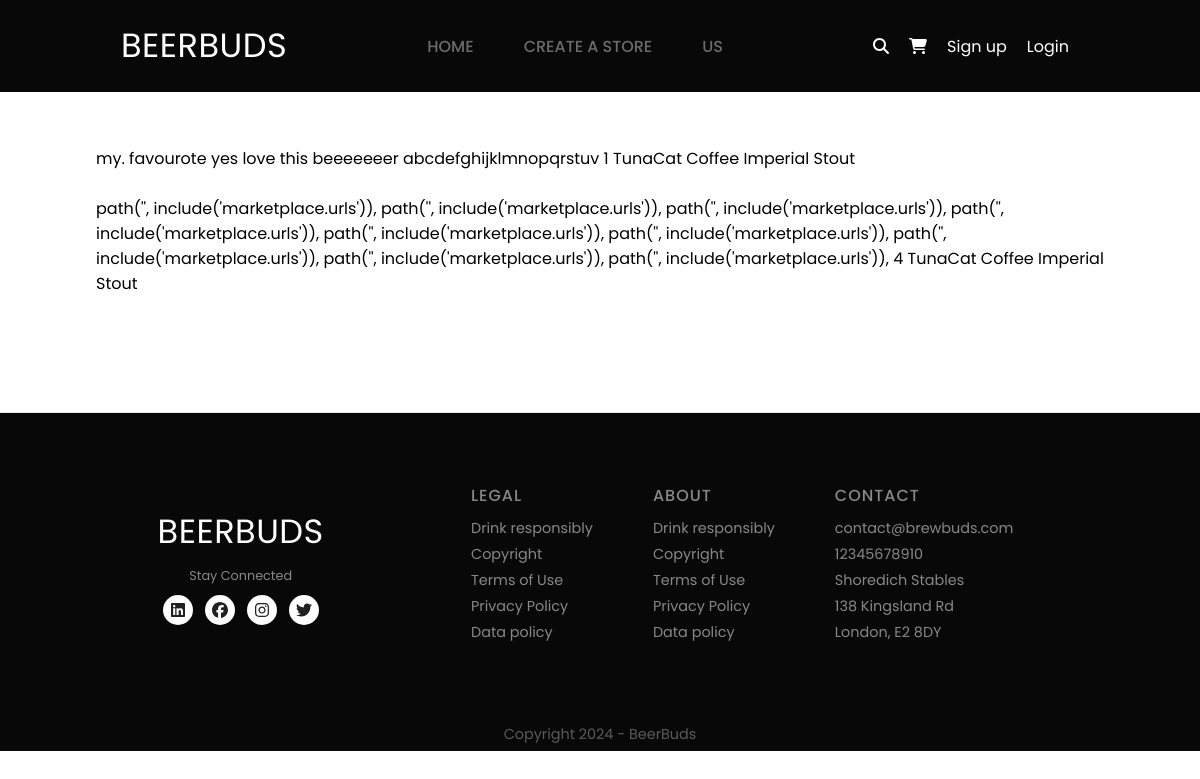
The app's page /16/beer_reviews_index/, older data.
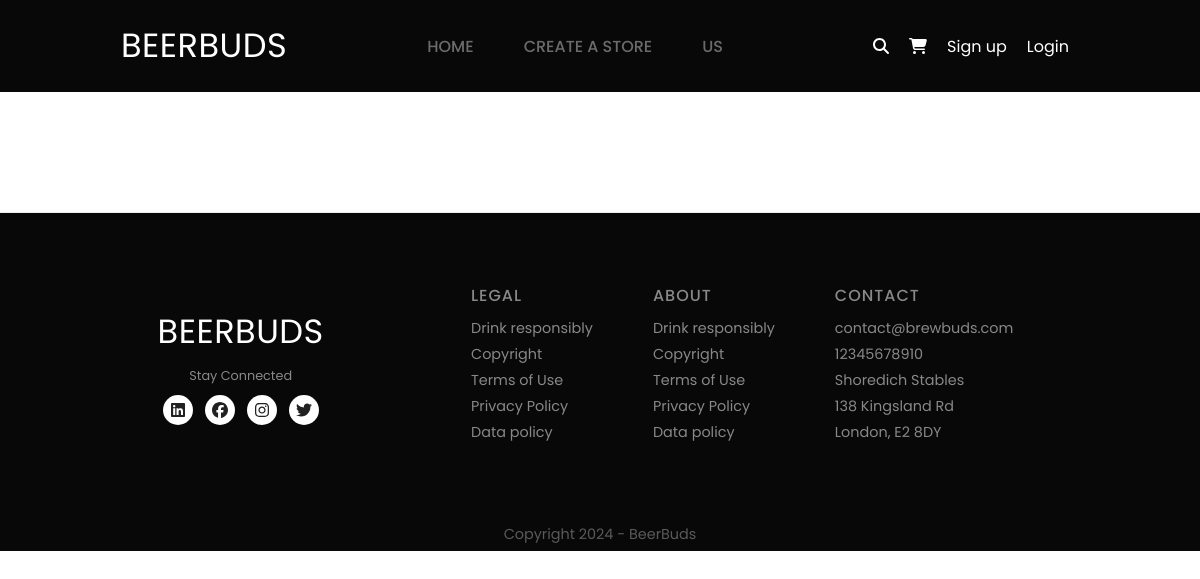
The same page, newer data.
### user_actions/models.py (models this page shows, shortened)
class Review(models.Model):
    profile_id = models.ForeignKey(Profile, related_name='user_review', on_delete=models.CASCADE)
    beer_id = models.ForeignKey(Beer, related_name='beer_review', on_delete=models.CASCADE)
    review_content = models.TextField(validators=[ MinLengthValidator(50, 'Please enter a description of at least 50 characters')])
    rating = models.IntegerField(blank=False, null=False)

### marketplace/models.py (models this page shows)
class Profile(models.Model):
    user_id = models.ForeignKey(User, related_name='user_profile', on_delete=models.CASCADE)
    address = models.CharField(max_length=350)
    def __str__(self):
        return self.user_id.username

class Beer(models.Model):
    name = models.CharField(max_length=255, blank=False, null=False)
    description = models.TextField(blank=False, validators=[ MinLengthValidator(50, 'Please enter a description of at least 50 characters')])
    stock_quantity = models.IntegerField(blank=False, null=False)
    price = models.DecimalField(blank=False, null=False, max_digits=6, decimal_places=2)
    store_id = models.ForeignKey(Store, related_name='beer_store', on_delete=models.CASCADE)
    beer_image = models.ImageField(upload_to='beer_images', blank=False, null=False)
    volume = models.DecimalField(max_digits=6, decimal_places=2)
    abv = models.DecimalField(max_digits=6, decimal_places=1)
    ingredients = models.TextField(validators=[ MinLengthValidator(50, 'Please enter a description of at least 50 characters')])
    def __str__(self):
        return self.name

### user_actions/views.py (the view)
# urls.py: path('<int:beer_id>/beer_reviews_index/', views.beer_reviews_index, name="beer_reviews_index"),
def beer_reviews_index(request,beer_id):
    reviews = Review.objects.filter(beer_id=beer_id)
    return render(request, 'user_actions/beer_reviews_index.html', {'beer_reviews': reviews})

### marketplace/context_processors.py (called while the page is built)
def has_store(request):
    if request.user.is_authenticated:
        return {'has_store': Store.objects.filter(user_id=request.user).exists()}
    return {'has_store': False}

### user_actions/templates/user_actions/beer_reviews_index.html (shortened to what this page needs)
{% extends "core/base.html"%}
{% block content %}
{% for review in beer_reviews %}
  <br></br>
  {{ review.review_content }}
  {{ review.rating }}
  {{ review.profile_id }}
  {{ review.beer_id }}
{% endfor %}
{% endblock %}

Row changes from the older to the newer data that the page shows:
removed Review: review_content "my. favourote yes love this beeeeeeer abcdefghijklmnopqrstuv", rating "1", profile_id "TunaCat", beer_id "Coffee Imperial Stout"
removed Review: review_content "path('', include('marketplace.urls')), path('', include('marketplace.urls')), path('', include('marketplace.urls')), path('', include('marketplace.urls')), path('', include('marketplace.urls')), path('', include('marketplace.urls')), path('', include('marketplace.urls')), path('', include('marketplace.urls')), path('', include('marketplace.urls')),", rating "4", profile_id "TunaCat", beer_id "Coffee Imperial Stout"
